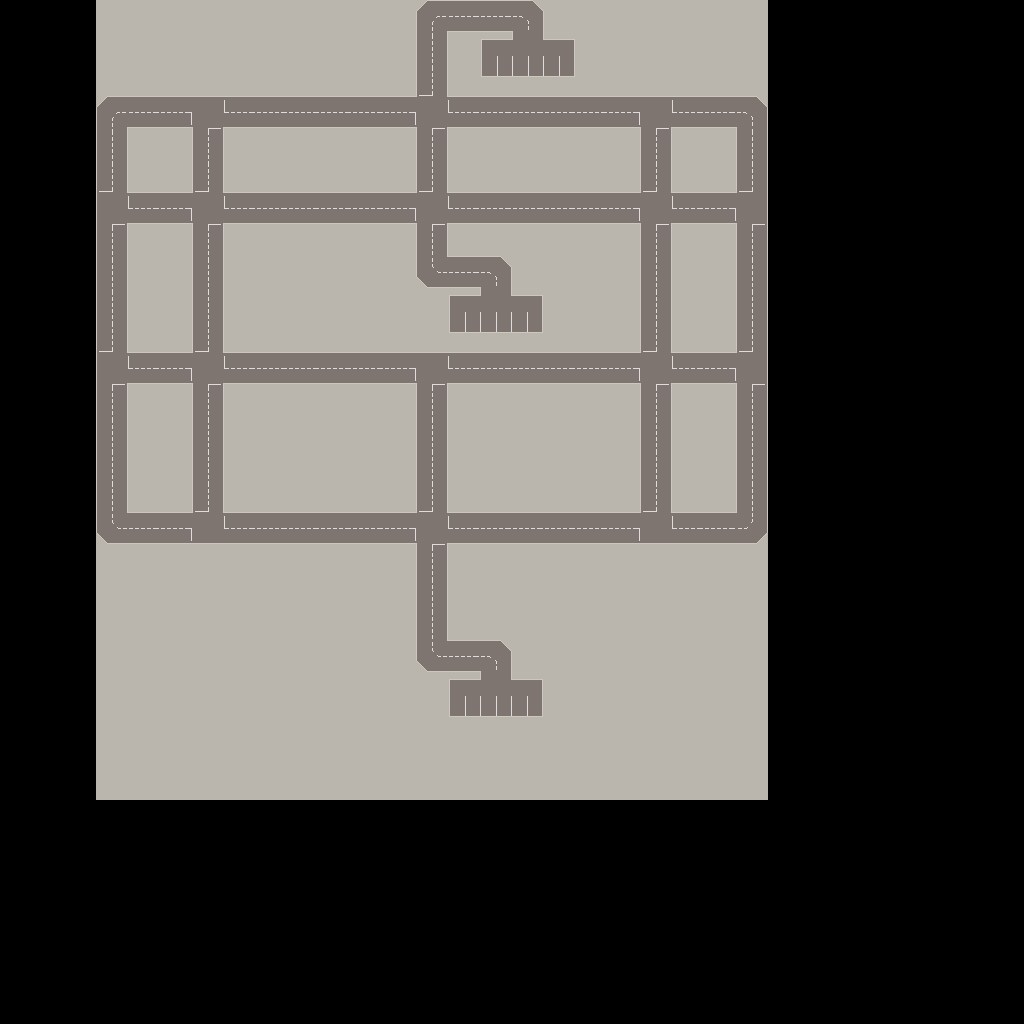

Rendered tile map (Tiled .tmx) drawn with the repository's tilesets; below, a short description and the map source with its tile grids summarised:
An orthogonal 32x32 tile map with 32x32 px tiles, 2 tile layers (background, foreground), 2 tilesets.

<map version="1.0" orientation="orthogonal" renderorder="right-down" width="32" height="32" tilewidth="32" tileheight="32" nextobjectid="1">
 <tileset firstgid="1" name="streetj" tilewidth="32" tileheight="32">
  <image source="street.png" width="160" height="128" />
 </tileset>
 <tileset firstgid="21" name="parking" tilewidth="32" tileheight="32">
  <image source="parking.png" width="128" height="64" />
 </tileset>
 <layer name="background" width="32" height="32">
  <data>[1024 cells, 525 non-empty, 22 distinct tile ids]</data>
 </layer>
 <layer name="foreground" width="32" height="32">
  <data>[1024 cells, 0 non-empty, 0 distinct tile ids]</data>
 </layer>
</map>